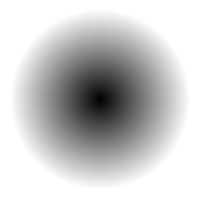
#> input picture circle.png, 200 x 200 px
$ python sgmThresh.py
#> lines starting #> are read from the running program, lines starting #| are printed output that depends on the picture; after the words box and inside, x2 and y2 are one past the last pixel; in counts of white or black regions, pixels touching at a corner belong together
# THRESHOLD-BASED SEGMENTATION
# Thresholding is the simplest method of image segmentation. It is a non-linear operation that
# converts a gray-scale image into a binary image where the two levels are assigned to pixels
# that are below or above the specified threshold value. In other words, if pixel value is greater
# than a threshold value, it is assigned one value (maybe white), else it is assigned another
# value (maybe black).

import cv2
import numpy as np
from matplotlib import pyplot as plt

# Read an image and convert to Grayscale
img = cv2.imread('circle.png',0)
#> img: shape (200, 200); min 1, max 255, mean 200.6

# [6 lines of commented-out code are left out]

ret, thresh1 = cv2.threshold(img, 127, 255, cv2.THRESH_BINARY)
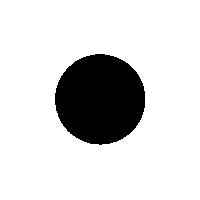
#> thresh1: shape (200, 200); 84% white; 1 black region, box (x1, y1, x2, y2) and area: (55, 54, 145, 145) 6404
ret, thresh2 = cv2.threshold(img, 127, 255, cv2.THRESH_BINARY_INV)
ret, thresh3 = cv2.threshold(img, 127, 255, cv2.THRESH_TRUNC)
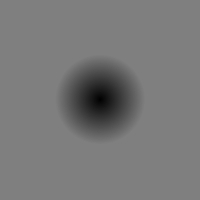
#> thresh3: shape (200, 200); min 1, max 127, mean 120.3
ret, thresh4 = cv2.threshold(img, 127, 255, cv2.THRESH_TOZERO)
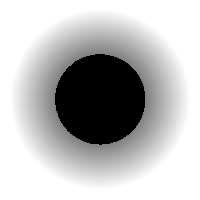
#> thresh4: shape (200, 200); min 0, max 255, mean 187
ret, thresh5 = cv2.threshold(img, 127, 255, cv2.THRESH_TOZERO_INV)
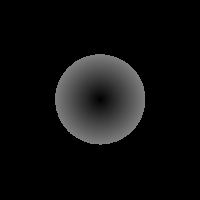
#> thresh5: shape (200, 200); min 0, max 127, mean 13.6

titles = ['Original game', 'Binary', 'Binary Inv', 'Truncy', 'Tozeroy', 'Tozeroy Inv']
images = [img, thresh1, thresh2, thresh3, thresh4, thresh5]

for i in range(6):
    plt.subplot(2,3,i+1), plt.imshow(images[i],'gray')
    plt.title(titles[i])
    plt.xticks([]), plt.yticks([])
plt.show()

# ADAPTIVE THRESHOLDING
# cv.AdaptiveThreshold(src, dst, maxValue, adaptive_method=CV_ADAPTIVE_THRESH_MEAN_C, thresholdType=CV_THRESH_BINARY, blockSize=3, param1=5)
# adaptiveMethod = Adaptive thresholding algorithm to use
# thresholdType must be THRESH_BINARY or THRESH_BINARY_INV
# blockSize = size of a pixel neighborhood that is used to calculate a threshold value for the pixel: 3, 5, 7, and so on.
# C - Constant subtracted from the mean or weighted mean

citra = cv2.imread('bw.png', 0)
#> (the run stopped early here; a loop or call above may not have finished)

$ run again, with beach.png copied over circle.png
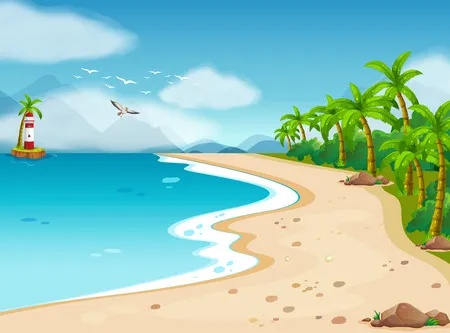
#> input picture beach.png, 450 x 333 px
#> `ret, thresh1 = cv2.threshold(img, 127, 255, cv2.THRESH_BINARY)`:
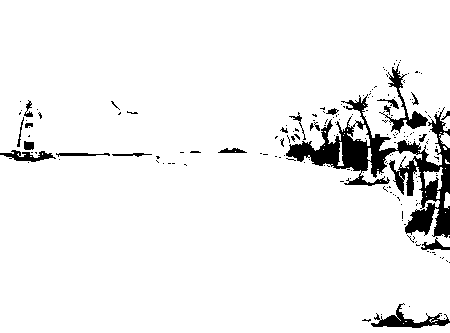
#> thresh1: shape (333, 450); 93.9% white; 184 black regions (163 under 20 px), largest, box (x1, y1, x2, y2) and area: (286, 94, 450, 238) 6064, (379, 64, 428, 133) 650, (371, 303, 450, 328) 642
#> `ret, thresh5 = cv2.threshold(img, 127, 255, cv2.THRESH_TOZERO_INV)`:
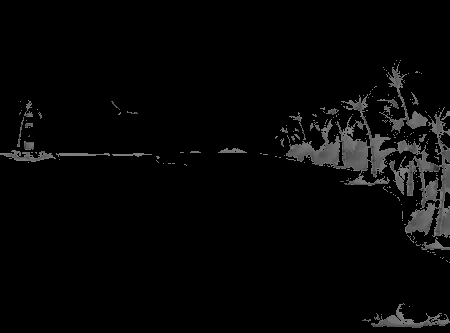
#> thresh5: shape (333, 450); min 0, max 127, mean 6.5

$ run again, with town.png copied over circle.png
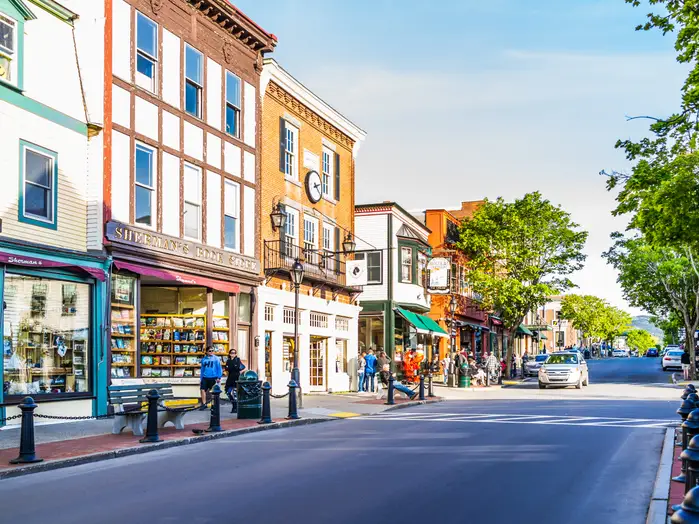
#> input picture town.png, 699 x 524 px
#> `ret, thresh1 = cv2.threshold(img, 127, 255, cv2.THRESH_BINARY)`:
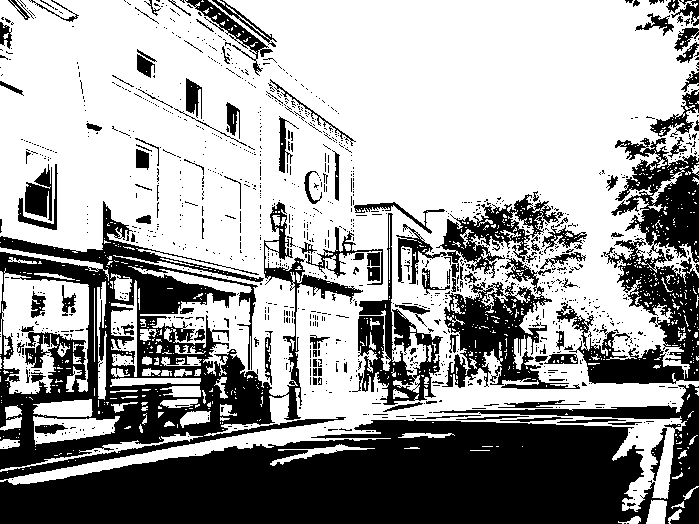
#> thresh1: shape (524, 699); 63.1% white; 1230 black regions (1105 under 20 px), largest, box (x1, y1, x2, y2) and area: (0, 384, 699, 524) 55111, (0, 201, 363, 480) 31877, (556, 138, 699, 384) 13642
#> `ret, thresh5 = cv2.threshold(img, 127, 255, cv2.THRESH_TOZERO_INV)`:
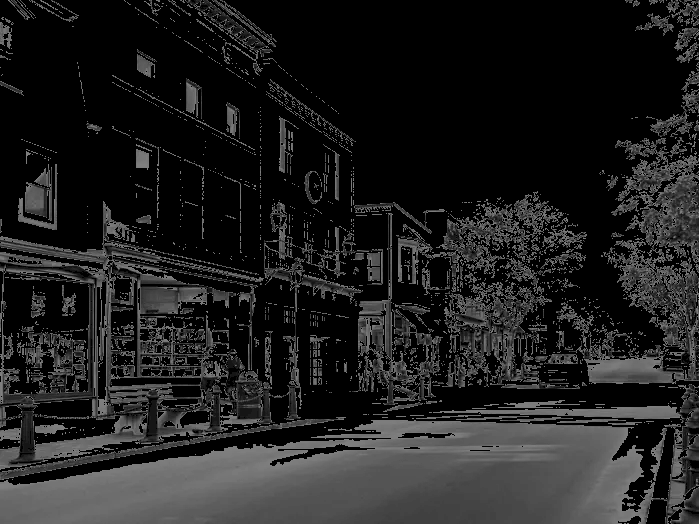
#> thresh5: shape (524, 699); min 0, max 127, mean 31.6
